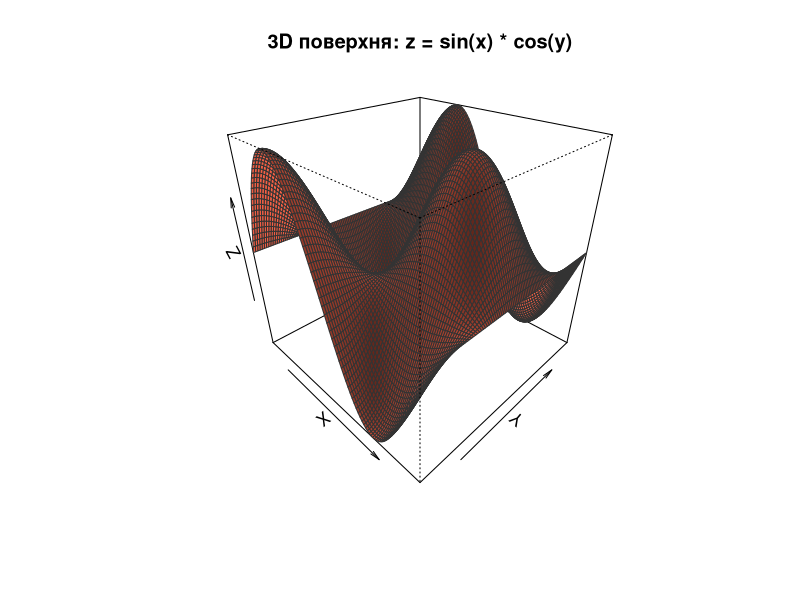

Generate this figure with R:
## лаб8 Євчика Олексія

# -----------------------
# 1. Створення сітки
# -----------------------
x <- seq(-pi, pi, length = 100)
y <- seq(-pi, pi, length = 100)

# Створення матриці всіх комбінацій (сітка координат)
grid <- expand.grid(x = x, y = y)

# Обчислюємо значення функції
z <- matrix(sin(grid$x) * cos(grid$y), 
            nrow = length(x), 
            ncol = length(y))

# -----------------------
# 2. Побудова 3D поверхні
# -----------------------
persp(x, y, z,
      theta = 45, phi = 30,        # Поворот камери
      col = "tomato",           # Колір поверхні
      border = "grey20",           # Колір ліній
      shade = 0.3,                 # Ефект освітлення
      xlab = "X", ylab = "Y", zlab = "Z",
      main = "3D поверхня: z = sin(x) * cos(y)")

